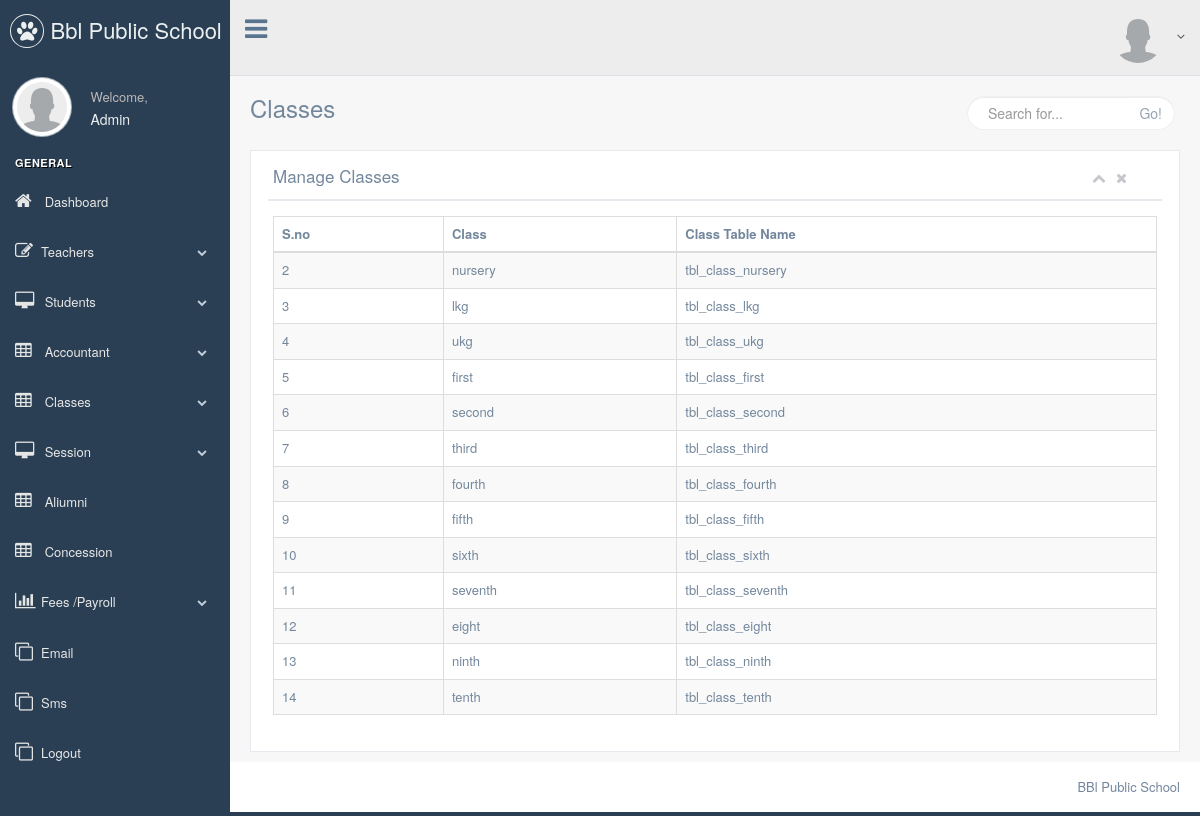
Screenshot of /bblpublicschool/production/manage_class.php (signed in) with the database file from the repository.
### tables this page shows
CREATE TABLE `tbl_classes` (
  `I_sno` int(11) NOT NULL,
  `v_class` varchar(200) NOT NULL,
  `v_class_table_name` varchar(100) NOT NULL,
  `i_status` int(11) NOT NULL DEFAULT '0'
);

### bblpublicschool/production/manage_class.php (the view)
<?php
include "header.php";
include "phpmysqlconnect.php";
?>
<div class="right_col" role="main">
  <div class="">
    <div class="page-title">
      <div class="title_left">
        <h3>Classes <small></small></h3>
      </div>
      <div class="title_right">
        <div class="col-md-5 col-sm-5 col-xs-12 form-group pull-right top_search">
          <div class="input-group">
            <input type="text" class="form-control" placeholder="Search for...">
            <span class="input-group-btn">
              <button class="btn btn-default" type="button">Go!</button>
            </span>
          </div>
        </div>
      </div>
    </div>
    <div class="clearfix"></div>
<div class="row">
  <div class="col-md-12 col-sm-12 col-xs-12">
    <div class="x_panel">
      <div class="x_title">
        <h2>Manage Classes</h2>
        <ul class="nav navbar-right panel_toolbox">
          <li><a class="collapse-link"><i class="fa fa-chevron-up"></i></a>
          </li>
          <li><a class="close-link"><i class="fa fa-close"></i></a>
          </li>
        </ul>
        <div class="clearfix"></div>
      </div>
      <div class="x_content">
        <?php
        $qry_select_all_classes = "select * from tbl_classes";
        $res_qry_select_all_classes = mysqli_query($db,$qry_select_all_classes);
        $res_num_rows=mysqli_num_rows($res_qry_select_all_classes);
        if($res_num_rows>0){
        ?>
        <table id="datatable-buttons" class="table table-striped table-bordered">
          <thead>
            <tr>
              <th>S.no</th>
              <th>Class</th>
              <th>Class Table Name</th>
            </tr>
          </thead>
          <tbody>
          <?php
          while($row_res_qry_select_all_classes = mysqli_fetch_assoc($res_qry_select_all_classes))
          {
           ?>
            <tr>
              <td><?php echo $row_res_qry_select_all_classes['I_sno'];  ?></td>
              <td><?php echo $row_res_qry_select_all_classes['v_class'];  ?></td>
              <td><?php echo $row_res_qry_select_all_classes['v_class_table_name'];?></td>
            </tr>
        <?php
      }
        ?>
          </tbody>
        </table>
        <?php
}
         ?>
      </div>
    </div>
  </div>
</div>
  </div>
</div>
<?php
include "footer.php";
?>

### rows the page displays
tbl_classes: I_sno "2", v_class "nursery", v_class_table_name "tbl_class_nursery"
tbl_classes: I_sno "3", v_class "lkg", v_class_table_name "tbl_class_lkg"
tbl_classes: I_sno "4", v_class "ukg", v_class_table_name "tbl_class_ukg"
tbl_classes: I_sno "5", v_class "first", v_class_table_name "tbl_class_first"
tbl_classes: I_sno "6", v_class "second", v_class_table_name "tbl_class_second"
tbl_classes: I_sno "7", v_class "third", v_class_table_name "tbl_class_third"
tbl_classes: I_sno "8", v_class "fourth", v_class_table_name "tbl_class_fourth"
tbl_classes: I_sno "9", v_class "fifth", v_class_table_name "tbl_class_fifth"
tbl_classes: I_sno "10", v_class "sixth", v_class_table_name "tbl_class_sixth"
tbl_classes: I_sno "11", v_class "seventh", v_class_table_name "tbl_class_seventh"
tbl_classes: I_sno "12", v_class "eight", v_class_table_name "tbl_class_eight"
tbl_classes: I_sno "13", v_class "ninth", v_class_table_name "tbl_class_ninth"
tbl_classes: I_sno "14", v_class "tenth", v_class_table_name "tbl_class_tenth"

### other values shown
$v_user_name "Admin"
